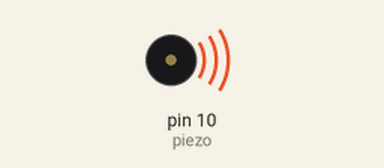
Bench run of a sketch on a simulated Arduino Uno, built with avr-gcc and run on an emulated ATmega328P. Parts: buzzer (waves = sounding).

Above: at 0.1 s.
At 4.1 s:
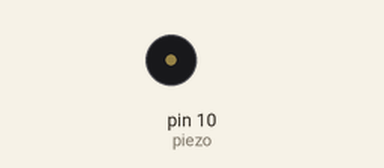
Timing chart, 0 to 5.6 s (numbered marks = the images above):
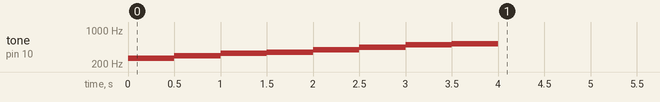

The sketch:

16_piezo_cntl.ino
```cpp
const int piezo = 10;
const int melody[8] = {262,294,330,349,393,440,494,523};

void setup() {
  // put your setup code here, to run once:
  for(int i=0; i<8; i++)
  {
    tone(piezo, melody[i]);
    delay(500);
  }
  noTone(piezo);
}

void loop() {
  // put your main code here, to run repeatedly:
  // digitalWrite(piezo, HIGH);
  // delayMicroseconds(1900);
  // digitalWrite(piezo, LOW);
  // delayMicroseconds(1900);
}
```
